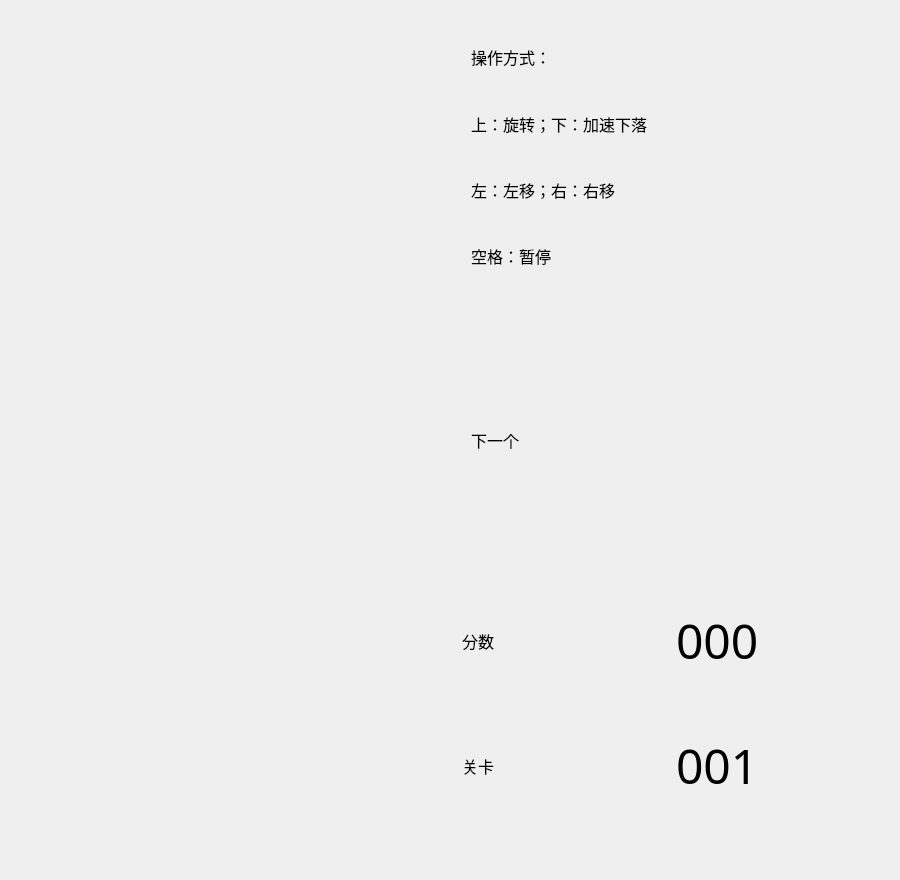
<?xml version="1.0" encoding="UTF-8"?>
<ui version="4.0">
 <class>MainWindow</class>
 <widget class="QMainWindow" name="MainWindow">
  <property name="geometry">
   <rect>
    <x>0</x>
    <y>0</y>
    <width>900</width>
    <height>880</height>
   </rect>
  </property>
  <property name="windowTitle">
   <string>MainWindow</string>
  </property>
  <widget class="QWidget" name="centralwidget">
   <layout class="QHBoxLayout" name="horizontalLayout_5">
    <item>
     <widget class="GameArea" name="GameArea" native="true">
      <property name="enabled">
       <bool>true</bool>
      </property>
     </widget>
    </item>
    <item>
     <widget class="QWidget" name="NextArea" native="true">
      <layout class="QVBoxLayout" name="verticalLayout_2">
       <item>
        <widget class="QWidget" name="Method" native="true">
         <layout class="QVBoxLayout" name="verticalLayout">
          <item>
           <widget class="QLabel" name="label">
            <property name="font">
             <font>
              <family>Microsoft YaHei</family>
              <pointsize>12</pointsize>
             </font>
            </property>
            <property name="text">
             <string>操作方式：</string>
            </property>
           </widget>
          </item>
          <item>
           <widget class="QLabel" name="label_2">
            <property name="font">
             <font>
              <family>Microsoft YaHei</family>
              <pointsize>12</pointsize>
             </font>
            </property>
            <property name="text">
             <string>上：旋转；下：加速下落</string>
            </property>
           </widget>
          </item>
          <item>
           <widget class="QLabel" name="label_3">
            <property name="font">
             <font>
              <family>Microsoft YaHei</family>
              <pointsize>12</pointsize>
             </font>
            </property>
            <property name="text">
             <string>左：左移；右：右移</string>
            </property>
           </widget>
          </item>
          <item>
           <widget class="QLabel" name="label_4">
            <property name="font">
             <font>
              <family>Microsoft YaHei</family>
              <pointsize>12</pointsize>
             </font>
            </property>
            <property name="text">
             <string>空格：暂停</string>
            </property>
           </widget>
          </item>
         </layout>
        </widget>
       </item>
       <item>
        <widget class="QWidget" name="NextShape" native="true">
         <layout class="QHBoxLayout" name="horizontalLayout">
          <item>
           <widget class="QLabel" name="label_5">
            <property name="font">
             <font>
              <family>Microsoft YaHei</family>
              <pointsize>12</pointsize>
             </font>
            </property>
            <property name="text">
             <string>下一个</string>
            </property>
           </widget>
          </item>
          <item>
           <widget class="NextArea" name="Shape" native="true">
            <property name="enabled">
             <bool>false</bool>
            </property>
            <property name="minimumSize">
             <size>
              <width>148</width>
              <height>0</height>
             </size>
            </property>
           </widget>
          </item>
         </layout>
        </widget>
       </item>
       <item>
        <widget class="QWidget" name="InfoArea" native="true">
         <widget class="QWidget" name="ScoreArea" native="true">
          <property name="geometry">
           <rect>
            <x>0</x>
            <y>0</y>
            <width>421</width>
            <height>111</height>
           </rect>
          </property>
          <layout class="QHBoxLayout" name="horizontalLayout_2">
           <item>
            <widget class="QLabel" name="label_6">
             <property name="font">
              <font>
               <family>Microsoft YaHei</family>
               <pointsize>12</pointsize>
              </font>
             </property>
             <property name="text">
              <string>分数</string>
             </property>
            </widget>
           </item>
           <item>
            <widget class="QLabel" name="Scores">
             <property name="font">
              <font>
               <family>Microsoft YaHei</family>
               <pointsize>36</pointsize>
              </font>
             </property>
             <property name="text">
              <string>000</string>
             </property>
            </widget>
           </item>
          </layout>
         </widget>
         <widget class="QWidget" name="LevelArea" native="true">
          <property name="geometry">
           <rect>
            <x>0</x>
            <y>110</y>
            <width>421</width>
            <height>141</height>
           </rect>
          </property>
          <layout class="QHBoxLayout" name="horizontalLayout_3">
           <item>
            <widget class="QLabel" name="label_8">
             <property name="font">
              <font>
               <family>Microsoft YaHei</family>
               <pointsize>12</pointsize>
              </font>
             </property>
             <property name="text">
              <string>关卡</string>
             </property>
            </widget>
           </item>
           <item>
            <widget class="QLabel" name="Level">
             <property name="font">
              <font>
               <family>Microsoft YaHei</family>
               <pointsize>36</pointsize>
              </font>
             </property>
             <property name="text">
              <string>001</string>
             </property>
            </widget>
           </item>
          </layout>
         </widget>
        </widget>
       </item>
      </layout>
     </widget>
    </item>
   </layout>
  </widget>
 </widget>
 <customwidgets>
  <customwidget>
   <class>GameArea</class>
   <extends>QWidget</extends>
   <header location="global">gamearea.h</header>
   <container>1</container>
  </customwidget>
  <customwidget>
   <class>NextArea</class>
   <extends>QWidget</extends>
   <header location="global">nextarea.h</header>
   <container>1</container>
  </customwidget>
 </customwidgets>
 <resources/>
 <connections/>
</ui>
